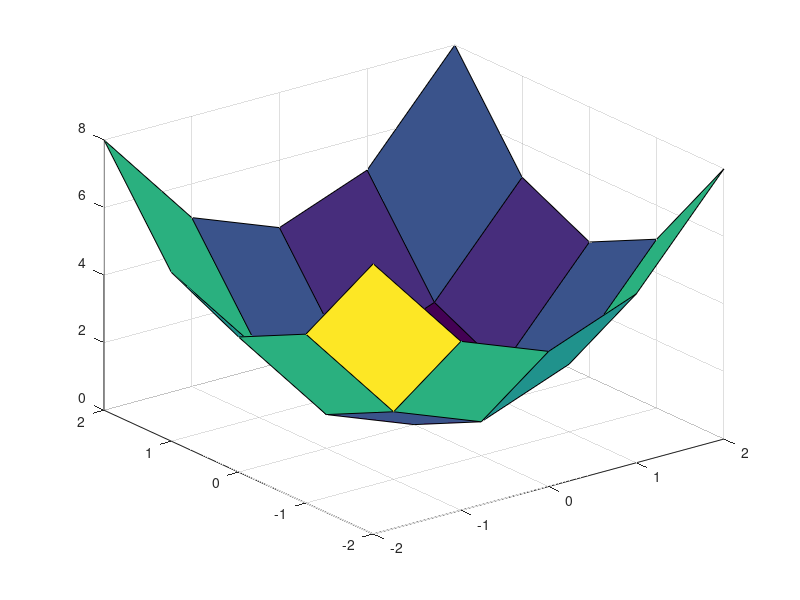

MATLAB code for this plot: (Note: this script raises an error after producing the figure.)
% Anastasiya Protasov, CAAM 210, Fall 2023, anonymous functions
% week7_anonymousFunction.m
% Script to give examples of using function handles
% list of input: none
% list of output: none
% Last Modified: October 2, 2023

%% if you vectorize, your function can handle a variety of input


pts = linspace(-2,2,5); % define a vector

g = @(x) 3*x.^2;
g(pts)

[X,Y] = meshgrid(pts,pts);
ptMatrix = X+Y
g(ptMatrix)
 
%% function handles can make plotting curves easy

plot(pts,g(pts))
xlabel('x'); ylabel('y')
title('the parabola y = 3x^2')

%% function handles can have multiple variables

f2 = @(x,y) x.^2 + y.^2;
f2(pts,pts)
%  
surf(X,Y,f2(X,Y))  % surf plots surfaces in 3D 
% 
%% ridiculous amount of variables
% 
f3 = @(x,y,z,a,b,c) cos(x).*sin(y) + x.*log(z)...
                     - a./b + c.*cos(z);
f3(pts,pts,pts,pts,pts,pts)  % if I'm going to use 
                             % the function this way, I only need one
                             % variable
%% how many inputs?
% 
f3(1,2,3,4,5,6)   % this works
f3([1,2,3,4,5,6]) % this does not....why?
% 
%% what is happening here?
% 
f4 = @(x) x(1).^2 - x(2).^2.*x(3);  
% 
%% does it take scalars? vectors? rows or columns? matrices?
% 
%f4(5) 
%f4([1 2])
f4([1 2 3])
f4([1;2;3])
%f4(1,2,3)
f4([1 2 3 4 5 6 7 8 9])
%f4(1:9)
%f4([4 5 6; 7 8 9])    % what values does it use? 
% 
% %% same function with three input variables instead of one
% 
f5 = @(x,y,z) x.^2 - y.^2.*z;
f5(1,2,3)
% 
% %%  vector functions 
% 
f6 = @(x) [3*x.^2; 2*x-2; sin(x)];
f6(pts)

plot(pts,f6(pts))
xlabel('x'); ylabel('y')
title('three curves')
legend('3x^2','2x-2','sin(x)','Location','SouthEast')
